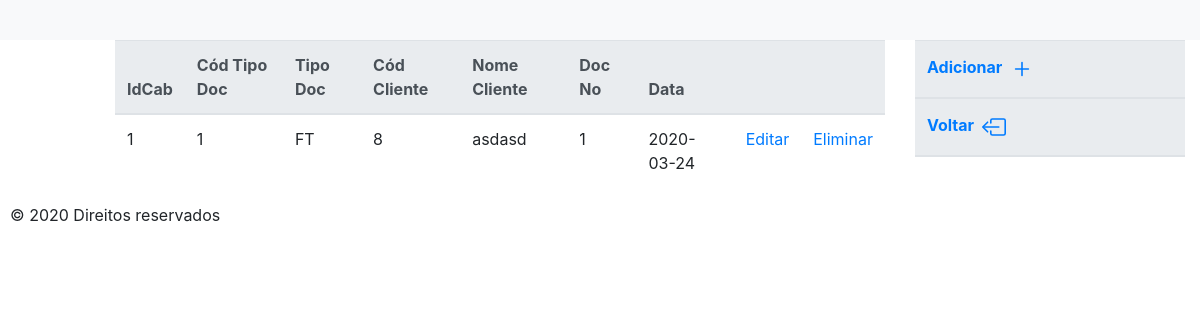
The app's page /docFiscais.php with its own data.
### tables this page shows
CREATE TABLE `doccab` (
  `idCab` int NOT NULL,
  `codTipoDoc` int NOT NULL,
  `tipoDoc` varchar(10) NOT NULL,
  `codCliente` int NOT NULL,
  `nomeCliente` varchar(20) NOT NULL,
  `docNo` int NOT NULL,
  `Data` date NOT NULL,
  PRIMARY KEY (`idCab`),
  KEY `codCliente_idx` (`codCliente`),
  KEY `codTipoDoc_idx` (`codTipoDoc`),
  KEY `nomeCliente_idx` (`nomeCliente`),
  KEY `tipoDoc_idx` (`tipoDoc`),
  CONSTRAINT `codCliente` FOREIGN KEY (`codCliente`) REFERENCES `cliente` (`codCliente`)
);

### docFiscais.php (the view, shortened to what this page needs)
<?php
$currentPage="DocumentosFiscais";
include_once './common/cabecalho.php';
try
{
    $database = new Connection();
    $db = $database->openConnection();
    $sql = "SELECT * FROM doccab " ;?>
<main role="main" id="main" class="col-lg-12">
      <div class="row" id="linha">
        <div class='col-lg-1' id='paraRemover'> </div>
            <div class="col-lg-8" >
                <table class="table table-hover">
                    <thead class="thead-light">
                        <tr>
                            <th>IdCab</th>
                            <th>Cód Tipo Doc</th>
                            <th>Tipo Doc</th>
                            <th>Cód Cliente</th>
                            <th>Nome Cliente</th>
                            <th>Doc No</th>
                            <th>Data</th>
                            <th></th>
                            <th></th>
                        </tr>
                    </thead>
                    <?php
                        foreach ($db->query($sql) as $row) {
                    ?>
                    <tr>
                        <td><?php echo $row['idCab'] ?></td>
                        <td><?php echo $row['codTipoDoc'] ?></td>
                        <td><?php echo $row['tipoDoc'] ?></td>
                        <td><?php echo $row['codCliente'] ?></td>
                        <td><?php echo $row['nomeCliente'] ?></td>
                        <td><?php echo $row['docNo'] ?></td>
                        <td><?php echo $row['Data'] ?></td>
                        <td>
                            <a href="#" onclick="openModal(<?php echo $row['idCab'];?>,'<?php echo $currentPage?>', 'Editar')" data-target="#loadModal" data-toggle="modal" >Editar</a>
                        </td>
                        <td>
                            <a href="#" onclick="openModal(<?php echo $row['idCab'];?>,'<?php echo $currentPage?>', 'Eliminar')" data-target="#loadModal" data-toggle="modal" >Eliminar</a>
                        </td>
                    </tr>
                    <?php
                    }
                    ?>
                </table>
            </div>
    <?php
    }
    catch (PDOException $e)
        {
            echo "There is some problem in connection: " . $e->getMessage();
        }
    ?>
    <div class="col-lg-3"  >
        <table class="table table-hover">
            <thead class="thead-light">
                <tr>
                    <th> <a href="#" onclick="openModal(0,'<?php echo $currentPage?>', 'Adicionar')" data-target="#loadModal" data-toggle="modal" >Adicionar
                        </a>
                    </th>
                </tr>
                <tr>
                    <th><a href="./home.php">Voltar
                        </a>
                    </th>
                </tr>
            </thead>
        </table>
    </div>
    </div>
</main>
<?php include_once './common/rodape.php'; ?>
</body>
</html>

### records on screen
doccab: idCab "1", codTipoDoc "1", tipoDoc "FT", codCliente "8", nomeCliente "asdasd", docNo "1", Data "2020-03-24"
